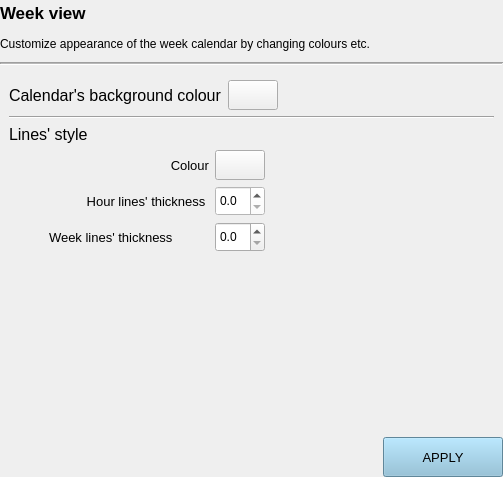
<?xml version="1.0" encoding="UTF-8"?>
<ui version="4.0">
 <class>Form</class>
 <widget class="QWidget" name="Form">
  <property name="geometry">
   <rect>
    <x>0</x>
    <y>0</y>
    <width>503</width>
    <height>477</height>
   </rect>
  </property>
  <property name="windowTitle">
   <string>Form</string>
  </property>
  <layout class="QGridLayout" name="gridLayout">
   <property name="leftMargin">
    <number>0</number>
   </property>
   <property name="topMargin">
    <number>0</number>
   </property>
   <property name="rightMargin">
    <number>0</number>
   </property>
   <property name="bottomMargin">
    <number>0</number>
   </property>
   <item row="4" column="1">
    <widget class="QPushButton" name="applyButton">
     <property name="minimumSize">
      <size>
       <width>120</width>
       <height>40</height>
      </size>
     </property>
     <property name="maximumSize">
      <size>
       <width>120</width>
       <height>40</height>
      </size>
     </property>
     <property name="font">
      <font>
       <pointsize>10</pointsize>
      </font>
     </property>
     <property name="styleSheet">
      <string notr="true">background-color: rgb(135, 189, 216);</string>
     </property>
     <property name="text">
      <string>APPLY</string>
     </property>
    </widget>
   </item>
   <item row="1" column="0" colspan="2">
    <widget class="QLabel" name="settingsDescriptionLabel">
     <property name="minimumSize">
      <size>
       <width>0</width>
       <height>25</height>
      </size>
     </property>
     <property name="maximumSize">
      <size>
       <width>16777215</width>
       <height>25</height>
      </size>
     </property>
     <property name="font">
      <font>
       <pointsize>9</pointsize>
      </font>
     </property>
     <property name="text">
      <string>Customize appearance of the week calendar by changing colours etc.</string>
     </property>
    </widget>
   </item>
   <item row="0" column="0" colspan="2">
    <widget class="QLabel" name="settingsTitleLabel">
     <property name="minimumSize">
      <size>
       <width>0</width>
       <height>25</height>
      </size>
     </property>
     <property name="maximumSize">
      <size>
       <width>16777215</width>
       <height>25</height>
      </size>
     </property>
     <property name="font">
      <font>
       <pointsize>13</pointsize>
       <weight>75</weight>
       <bold>true</bold>
      </font>
     </property>
     <property name="text">
      <string>Week view</string>
     </property>
    </widget>
   </item>
   <item row="2" column="0" colspan="2">
    <widget class="Line" name="line">
     <property name="frameShadow">
      <enum>QFrame::Sunken</enum>
     </property>
     <property name="lineWidth">
      <number>1</number>
     </property>
     <property name="midLineWidth">
      <number>1</number>
     </property>
     <property name="orientation">
      <enum>Qt::Horizontal</enum>
     </property>
    </widget>
   </item>
   <item row="3" column="0" colspan="2">
    <widget class="QScrollArea" name="scrollArea">
     <property name="frameShape">
      <enum>QFrame::NoFrame</enum>
     </property>
     <property name="widgetResizable">
      <bool>true</bool>
     </property>
     <widget class="QWidget" name="scrollAreaWidgetContents">
      <property name="geometry">
       <rect>
        <x>0</x>
        <y>0</y>
        <width>503</width>
        <height>360</height>
       </rect>
      </property>
      <layout class="QGridLayout" name="gridLayout_5">
       <item row="1" column="0">
        <widget class="Line" name="line_2">
         <property name="orientation">
          <enum>Qt::Horizontal</enum>
         </property>
        </widget>
       </item>
       <item row="2" column="0">
        <layout class="QGridLayout" name="gridLayout_4">
         <item row="0" column="0">
          <widget class="QLabel" name="sectionTitleLabel_2">
           <property name="font">
            <font>
             <pointsize>12</pointsize>
            </font>
           </property>
           <property name="text">
            <string>Lines' style</string>
           </property>
          </widget>
         </item>
         <item row="1" column="0">
          <layout class="QGridLayout" name="gridLayout_2">
           <item row="1" column="3">
            <spacer name="horizontalSpacer_5">
             <property name="orientation">
              <enum>Qt::Horizontal</enum>
             </property>
             <property name="sizeHint" stdset="0">
              <size>
               <width>40</width>
               <height>20</height>
              </size>
             </property>
            </spacer>
           </item>
           <item row="0" column="1">
            <widget class="QLabel" name="linesColourLabel">
             <property name="minimumSize">
              <size>
               <width>160</width>
               <height>0</height>
              </size>
             </property>
             <property name="maximumSize">
              <size>
               <width>160</width>
               <height>16777215</height>
              </size>
             </property>
             <property name="font">
              <font>
               <pointsize>10</pointsize>
              </font>
             </property>
             <property name="text">
              <string>Colour</string>
             </property>
             <property name="alignment">
              <set>Qt::AlignRight|Qt::AlignTrailing|Qt::AlignVCenter</set>
             </property>
            </widget>
           </item>
           <item row="1" column="1">
            <widget class="QLabel" name="hourLinesThicknessLabel">
             <property name="minimumSize">
              <size>
               <width>160</width>
               <height>0</height>
              </size>
             </property>
             <property name="maximumSize">
              <size>
               <width>160</width>
               <height>16777215</height>
              </size>
             </property>
             <property name="font">
              <font>
               <pointsize>10</pointsize>
              </font>
             </property>
             <property name="text">
              <string>Hour lines' thickness </string>
             </property>
             <property name="alignment">
              <set>Qt::AlignRight|Qt::AlignTrailing|Qt::AlignVCenter</set>
             </property>
            </widget>
           </item>
           <item row="0" column="2">
            <widget class="QPushButton" name="linesColourBtn">
             <property name="minimumSize">
              <size>
               <width>50</width>
               <height>30</height>
              </size>
             </property>
             <property name="maximumSize">
              <size>
               <width>50</width>
               <height>30</height>
              </size>
             </property>
             <property name="text">
              <string/>
             </property>
            </widget>
           </item>
           <item row="0" column="3">
            <spacer name="horizontalSpacer_4">
             <property name="orientation">
              <enum>Qt::Horizontal</enum>
             </property>
             <property name="sizeHint" stdset="0">
              <size>
               <width>40</width>
               <height>20</height>
              </size>
             </property>
            </spacer>
           </item>
           <item row="0" column="0">
            <spacer name="horizontalSpacer_2">
             <property name="orientation">
              <enum>Qt::Horizontal</enum>
             </property>
             <property name="sizeType">
              <enum>QSizePolicy::Fixed</enum>
             </property>
             <property name="sizeHint" stdset="0">
              <size>
               <width>40</width>
               <height>20</height>
              </size>
             </property>
            </spacer>
           </item>
           <item row="1" column="2">
            <widget class="QDoubleSpinBox" name="hourLinesRatioSpinBox">
             <property name="minimumSize">
              <size>
               <width>50</width>
               <height>30</height>
              </size>
             </property>
             <property name="maximumSize">
              <size>
               <width>50</width>
               <height>30</height>
              </size>
             </property>
             <property name="font">
              <font>
               <pointsize>9</pointsize>
              </font>
             </property>
             <property name="styleSheet">
              <string notr="true">background-color: rgb(255,255,255);</string>
             </property>
             <property name="decimals">
              <number>1</number>
             </property>
             <property name="stepType">
              <enum>QAbstractSpinBox::AdaptiveDecimalStepType</enum>
             </property>
            </widget>
           </item>
           <item row="1" column="0">
            <spacer name="horizontalSpacer_3">
             <property name="orientation">
              <enum>Qt::Horizontal</enum>
             </property>
             <property name="sizeType">
              <enum>QSizePolicy::Fixed</enum>
             </property>
             <property name="sizeHint" stdset="0">
              <size>
               <width>40</width>
               <height>20</height>
              </size>
             </property>
            </spacer>
           </item>
           <item row="2" column="1">
            <widget class="QLabel" name="weekLinesThicknessLabel">
             <property name="minimumSize">
              <size>
               <width>160</width>
               <height>0</height>
              </size>
             </property>
             <property name="maximumSize">
              <size>
               <width>160</width>
               <height>16777215</height>
              </size>
             </property>
             <property name="font">
              <font>
               <pointsize>10</pointsize>
              </font>
             </property>
             <property name="text">
              <string>Week lines' thickness</string>
             </property>
            </widget>
           </item>
           <item row="2" column="2">
            <widget class="QDoubleSpinBox" name="weekLinesRatioSpinBox">
             <property name="minimumSize">
              <size>
               <width>50</width>
               <height>30</height>
              </size>
             </property>
             <property name="maximumSize">
              <size>
               <width>50</width>
               <height>30</height>
              </size>
             </property>
             <property name="font">
              <font>
               <pointsize>9</pointsize>
              </font>
             </property>
             <property name="decimals">
              <number>1</number>
             </property>
            </widget>
           </item>
           <item row="2" column="0">
            <spacer name="horizontalSpacer_6">
             <property name="orientation">
              <enum>Qt::Horizontal</enum>
             </property>
             <property name="sizeType">
              <enum>QSizePolicy::Fixed</enum>
             </property>
             <property name="sizeHint" stdset="0">
              <size>
               <width>40</width>
               <height>20</height>
              </size>
             </property>
            </spacer>
           </item>
           <item row="2" column="3">
            <spacer name="horizontalSpacer_7">
             <property name="orientation">
              <enum>Qt::Horizontal</enum>
             </property>
             <property name="sizeHint" stdset="0">
              <size>
               <width>40</width>
               <height>20</height>
              </size>
             </property>
            </spacer>
           </item>
          </layout>
         </item>
        </layout>
       </item>
       <item row="0" column="0">
        <layout class="QGridLayout" name="gridLayout_3">
         <item row="0" column="0">
          <widget class="QLabel" name="sectionTitleLabel_1">
           <property name="font">
            <font>
             <pointsize>12</pointsize>
            </font>
           </property>
           <property name="text">
            <string>Calendar's background colour</string>
           </property>
          </widget>
         </item>
         <item row="0" column="1">
          <widget class="QPushButton" name="calendarBackColourBtn">
           <property name="minimumSize">
            <size>
             <width>50</width>
             <height>30</height>
            </size>
           </property>
           <property name="maximumSize">
            <size>
             <width>50</width>
             <height>30</height>
            </size>
           </property>
           <property name="text">
            <string/>
           </property>
          </widget>
         </item>
         <item row="0" column="2">
          <spacer name="horizontalSpacer">
           <property name="orientation">
            <enum>Qt::Horizontal</enum>
           </property>
           <property name="sizeHint" stdset="0">
            <size>
             <width>40</width>
             <height>20</height>
            </size>
           </property>
          </spacer>
         </item>
        </layout>
       </item>
       <item row="3" column="0">
        <spacer name="verticalSpacer">
         <property name="orientation">
          <enum>Qt::Vertical</enum>
         </property>
         <property name="sizeHint" stdset="0">
          <size>
           <width>20</width>
           <height>40</height>
          </size>
         </property>
        </spacer>
       </item>
      </layout>
     </widget>
    </widget>
   </item>
  </layout>
 </widget>
 <resources/>
 <connections/>
</ui>
